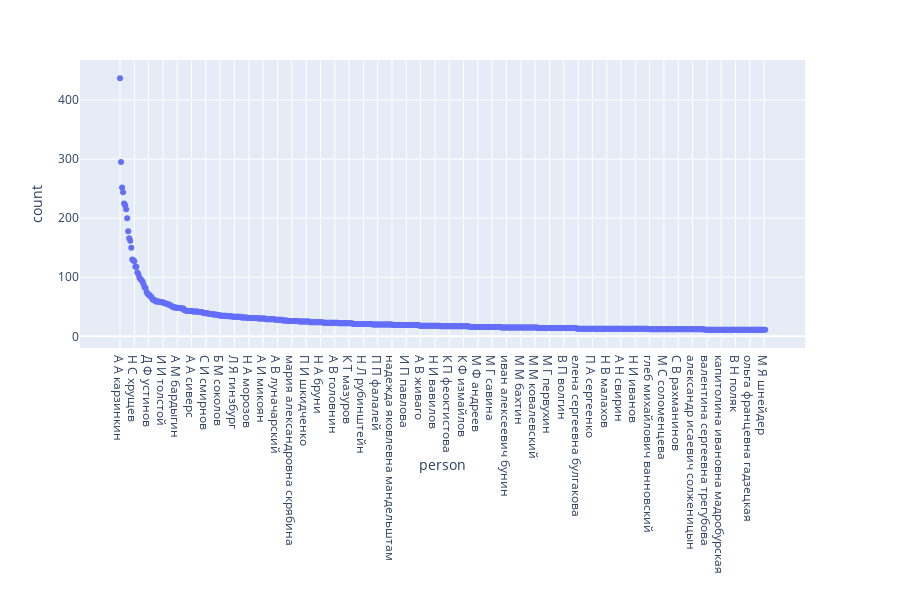

Notebook source saved alongside this figure:
### Code cell
import plotly.express as px
import pandas as pd
df = pd.DataFrame.from_dict(c, orient='index').reset_index()
df = df.rename(columns={'index':'person', 0:'count'})
df = df[df['count'] > 10] # Remove people with only ten occurences
df = df.sort_values('count', ascending=False)

fig = px.scatter(df, x="person", y='count')
fig.show()

### Figure 1 — Plotly figure (JSON) as saved in the notebook; plotly's stock layout.template omitted (floating-point values rounded to 4 significant figures; data arrays with more than 128 entries replaced by an {"elided": "..."} marker saying what was removed)
{"data": [{"hoverlabel": {"namelength": 0}, "hovertemplate": "person=%{x}<br>count=%{y}", "legendgroup": "", "marker": {"color": "#636efa", "symbol": "circle"}, "mode": "markers", "name": "", "showlegend": false, "type": "scatter", "x": {"elided": "632 str values"}, "xaxis": "x", "y": {"elided": "632 int values"}, "yaxis": "y"}], "layout": {"height": 600, "legend": {"tracegroupgap": 0}, "margin": {"t": 60}, "xaxis": {"anchor": "y", "domain": [0, 0.98], "title": {"text": "person"}}, "yaxis": {"anchor": "x", "domain": [0, 1], "title": {"text": "count"}}}}
